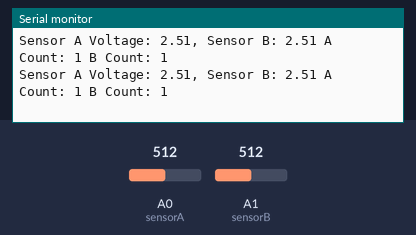
Recording of a sketch running on a simulated Arduino Uno, built with avr-gcc and run on an emulated ATmega328P. Parts: the last lines printed to the serial monitor. The test bench sets the inputs (shaded band); at power-on: A0 (sensorA) = 512, A1 (sensorB) = 512.

Above: at 4.2 s.
4.3 s: A0 (sensorA) set to 0
At 4.43 s:
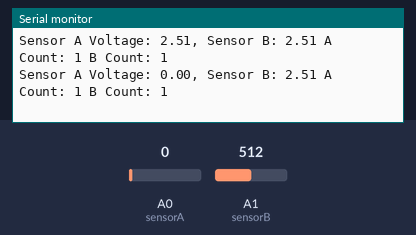
7.3 s: A1 (sensorB) set to 716
At 7.37 s:
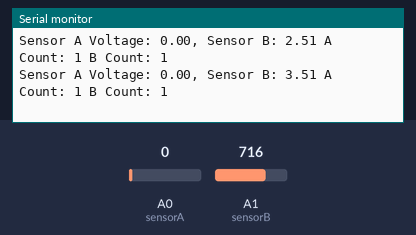
8.8 s: A0 (sensorA) set to 122
At 8.8 s:
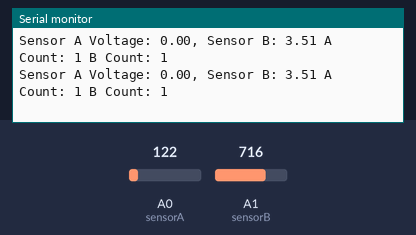
10.3 s: A1 (sensorB) set to 900
At 10.32 s:
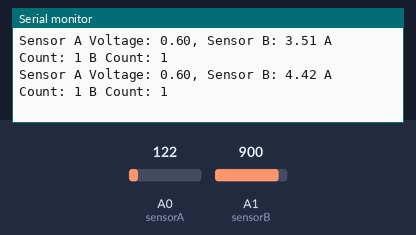
Timing chart, 0 to 13.3 s (numbered marks = the images above; inputs shaded):
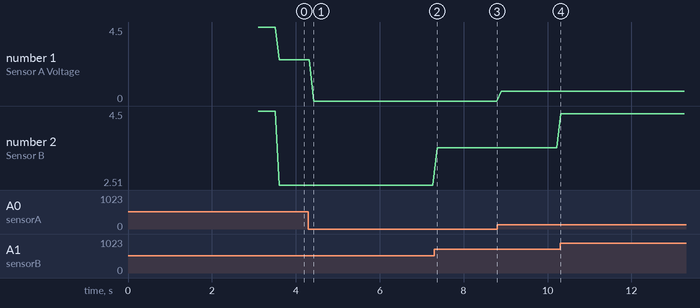

Measured:
- after the input at 4.3 s, the serial monitor: prints a new line after 0.12 s (image 1)
- after the input at 7.3 s, the serial monitor: prints a new line after 0.07 s (image 2)
- after the input at 10.3 s, the serial monitor: prints a new line at once (image 4)
- plotted number 1: 0 → 0.6 after the input at 8.8 s
- plotted number 2: 2.51 → 3.51 after the input at 7.3 s, 3.51 → 4.42 after the input at 10.3 s

The sketch:

Photosensor_Testing.ino
```cpp
const int sensorA = A0;
const int sensorB = A1;

const float VCC = 5.02; // Measured voltage of Ardunio 5V line
const float R_DIV = 4660.0; // Measured resistance of 3.3k resistor

float sensorAVoltage = 4.5;
float sensorBVoltage = 4.5;

int numOfAntsA, sensorStateA = 0;
int numOfAntsB = 0, sensorStateB = 0;

int currentRun = 0;

// Set this to the minimum resistance require to turn an LED on:
const float voltageThresholdA = 4.10;
const float voltageThresholdB = 4.10;

int checkAnt(float voltage, int& sensorState, int voltageThreshold){
  if(voltageThreshold > voltage && sensorState == 0){
    sensorState = 1;
    return 1;
  }
  else{
    if(voltageThreshold < voltage){
      sensorState = 0;
      return 0;
    }
    return 0;
  }

}

void setup()
{
  Serial.begin(9600);
  Serial.println("Starting Program:");
  Serial.println("3");
  delay(1000);
  Serial.println("2");
  delay(1000);
  Serial.println("1");
  delay(1000);
  Serial.println("Go!");
}

void loop()
{
  if(currentRun > 4){
    delay(50);
    sensorAVoltage = analogRead(sensorA)* VCC / 1023.0;
    sensorAVoltage = analogRead(sensorA)* VCC / 1023.0;
    delay(50);
    sensorBVoltage = analogRead(sensorB)* VCC / 1023.0;
    sensorBVoltage = analogRead(sensorB)* VCC / 1023.0;
  }
  else{
    delay(50);
    analogRead(sensorA)* VCC / 1023.0;
    analogRead(sensorA)* VCC / 1023.0;
    delay(50);
    analogRead(sensorB)* VCC / 1023.0;
    analogRead(sensorB)* VCC / 1023.0;
   }


  if(voltageThresholdA > sensorAVoltage && sensorStateA == 0){
    sensorStateA = 1;
    numOfAntsA += 1;
  }
  else{
    if(voltageThresholdA < sensorAVoltage){
      sensorStateA = 0;
    }
  }

  if(voltageThresholdB > sensorBVoltage && sensorStateB == 0){
    sensorStateB = 1;
    numOfAntsB += 1;
  }
  else{
    if(voltageThresholdB < sensorBVoltage){
      sensorStateB = 0;
    }
  }

  currentRun++;
  Serial.println("Sensor A Voltage: " + String(sensorAVoltage) + ", Sensor B: " + String(sensorBVoltage) + " A Count: " + String(numOfAntsA) +" B Count: " + String(numOfAntsB));
//  if(sensorAVoltage < voltageThresholdA || sensorBVoltage < voltageThresholdB){
//    Serial.println("A Count: " + String(numOfAntsA) +" B Count: " + String(numOfAntsB));
//  }
}
```
